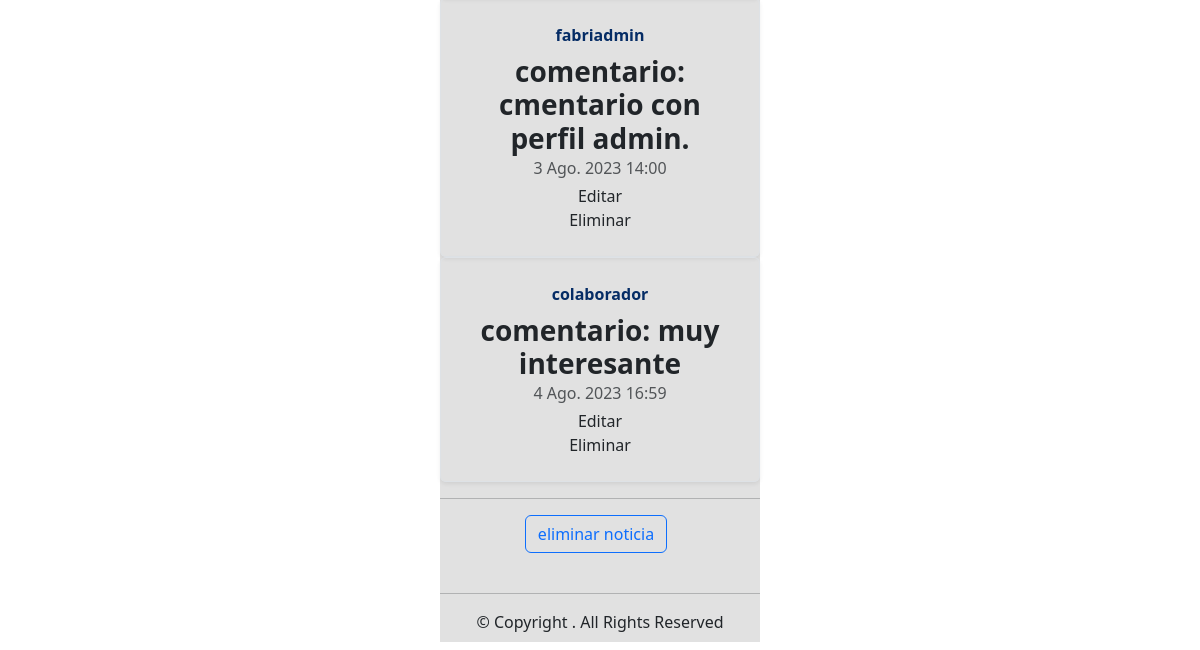
/noticias/detalle18 (signed in, lower part), run on an earlier commit of the app's database.
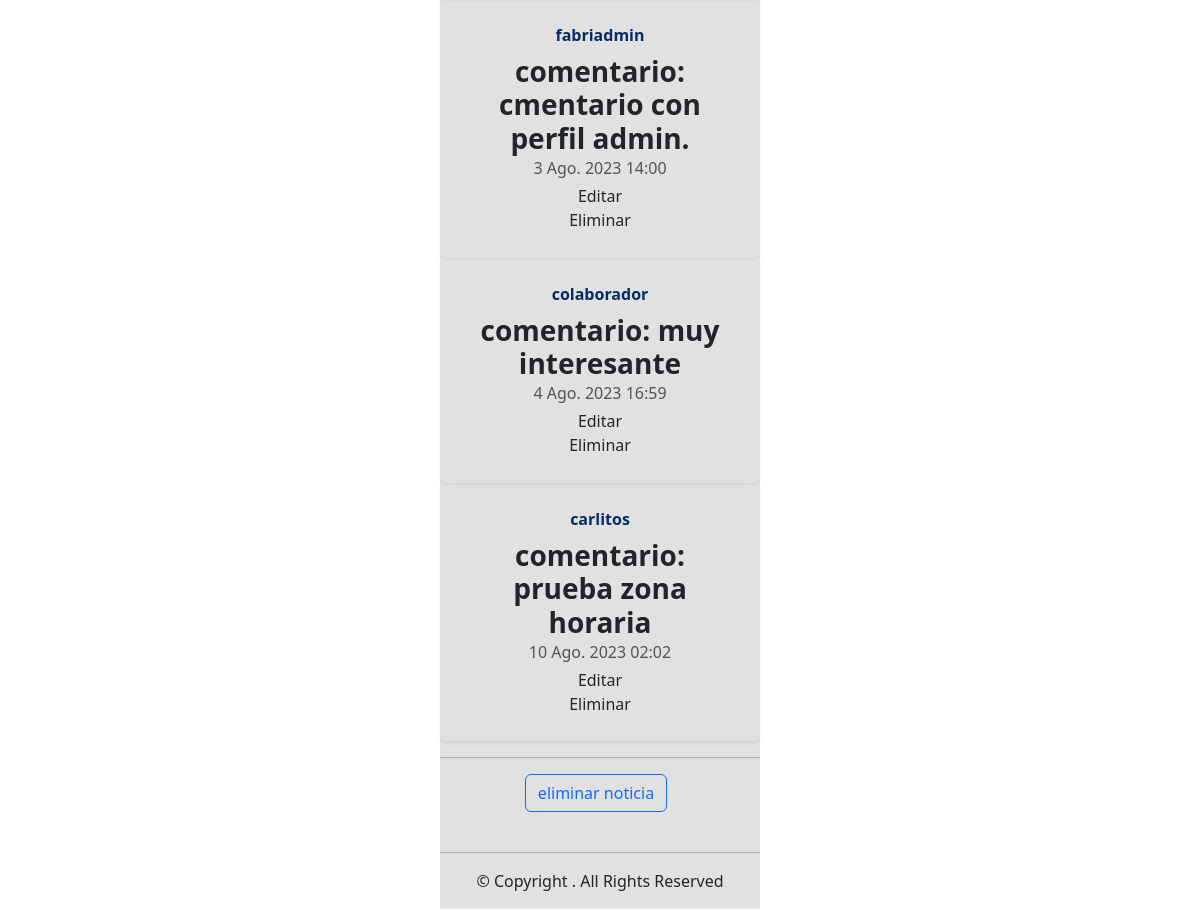
And on a later commit of the database.
### apps/noticias/models.py (models this page shows, shortened)
class Comentario(models.Model):
    texto = models.TextField(null=True)
    fecha = models.DateTimeField(auto_now_add=True)
    noticia = models.ForeignKey(Noticia, on_delete=models.CASCADE)
    usuario = models.ForeignKey(Usuario, on_delete=models.CASCADE)

### apps/usuarios/models.py (models this page shows)
class Usuario(AbstractUser):
    pass

### apps/noticias/views.py (the view)
# urls.py: path('detalle<int:pk>', views.Detalle_Noticias, name='detalle'),
def Detalle_Noticias(request, pk):
    contexto = {}
    n = Noticia.objects.get(pk=pk)
    contexto['noticia'] = n
    c = Comentario.objects.filter(noticia=n)
    contexto['comentarios'] = c
    return render(request, 'noticias/detalle.html', contexto)

### apps/noticias/models.py (called while the page is built)
    def __str__(self) -> str:
        return self.nombre

    def __str__(self) -> str:
        return self.titulo

### templates/noticias/detalle.html (shortened to what this page needs)
{% extends 'base.html' %}
{% load static %}
{% block contenido%}
<br>
{% if user.is_authenticated %}
<br>
    {% for com in comentarios %}
    <div class="contenedor">
    <div class="row mb-2">
    <div class="col-md-16">
        <div class="row g-0 border rounded overflow-hidden flex-md-row mb-8 shadow-sm h-md-250 position-relative">
            <div class="col p-4 d-flex flex-column position-static">
                <strong class="d-inline-block mb-2 text-primary-emphasis">{{ com.usuario }}
                </strong>
                <h3 class="mb-0"><strong> comentario: {{ com.texto }}</strong></h3>
                <div class="mb-1 text-body-secondary"> {{ com.fecha }}</div>
            {% if user == com.usuario or user.is_superuser or user.is_staff %}
            <a class="dropdown-item" href="{% url 'noticias:comment_edit' com.pk %}">Editar</a>
            <a class="dropdown-item" href="{% url 'noticias:comment_delete' com.pk %}">Eliminar</a>
            {% endif %}
            </div>
        </div>
    {% endfor %}
    </div>
    </div>
    </div>
<hr>
    {% if user.is_superuser or user.is_staff %}
        <button type="button" class="btn btn-outline-primary me-2"><a class="nav-link" href="{% url 'noticias:eliminar_noticia' noticia.pk %}"> eliminar noticia</a></button>
    {% endif %}
{% else %}
    <h3>¿Quieres comentar y ver las opiniones de los demás?</h3>
    <h2> LOGEATE </h2>
    <button type="button" class="btn btn-primary"><a class="nav-link" href="{% url 'login' %}?next={{ request.path }}"> iniciar
    sesion</a></button>
{% endif %}
{% endblock contenido %}

What changed in the data, as far as the page shows it:
added Comentario: usuario "carlitos", texto "prueba zona horaria", fecha "10 Ago. 2023 02:02", shows "Editar"
